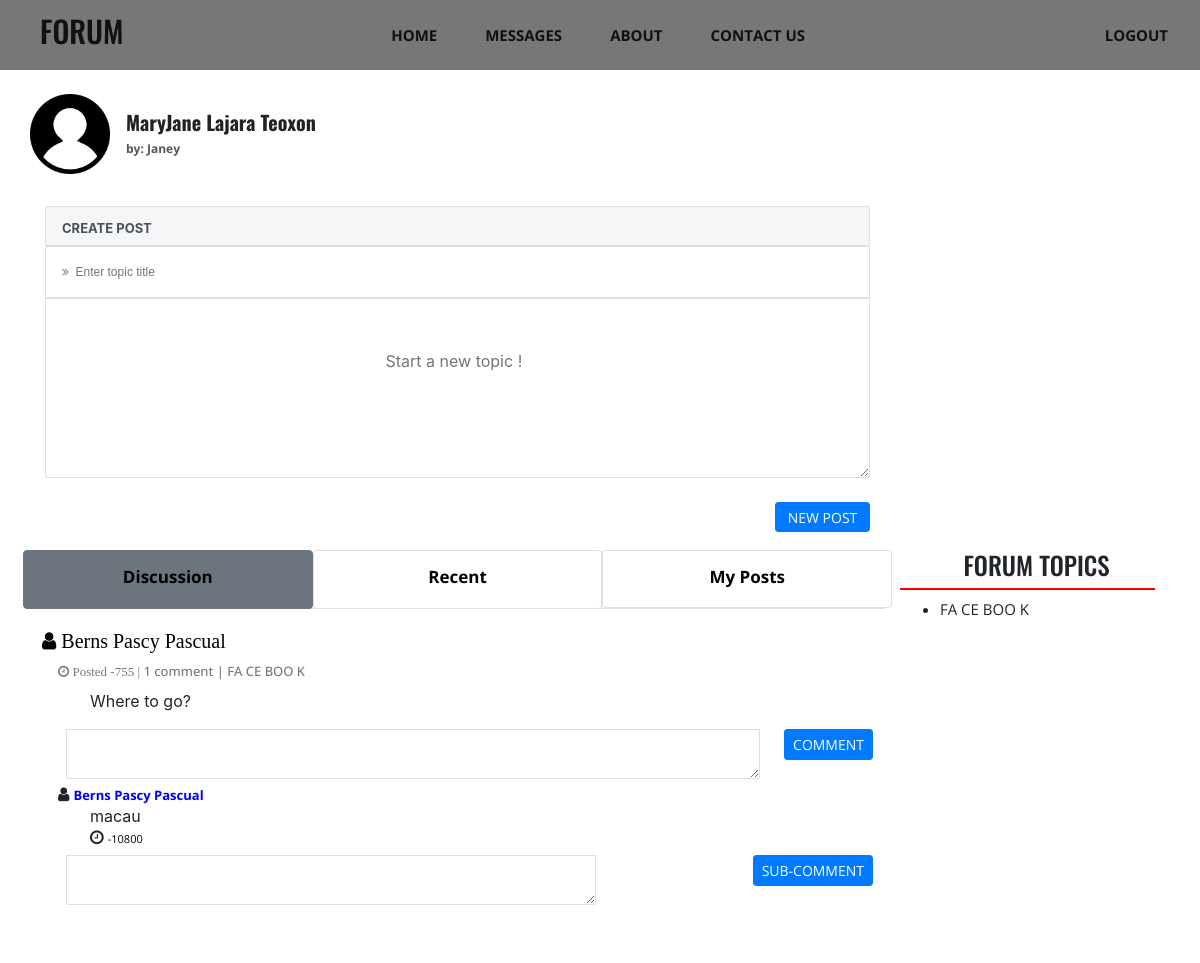
Screenshot of /index.php (signed in) with the database file from the repository.
### tables this page shows
CREATE TABLE `user_info` (
  `id` int(11) NOT NULL,
  `username` varchar(25) NOT NULL,
  `password` varchar(255) NOT NULL,
  `first_name` varchar(255) NOT NULL,
  `middle_name` varchar(255) NOT NULL,
  `last_name` varchar(255) NOT NULL
);

CREATE TABLE `topic` (
  `id` int(11) NOT NULL,
  `user` int(11) NOT NULL,
  `topic` text NOT NULL,
  `topic_desc` text NOT NULL,
  `date` timestamp NOT NULL DEFAULT CURRENT_TIMESTAMP
);

CREATE TABLE `comment` (
  `id` int(11) NOT NULL,
  `user` int(11) NOT NULL,
  `topic_id` int(11) NOT NULL,
  `comment_msg` longtext NOT NULL,
  `date` timestamp NOT NULL DEFAULT CURRENT_TIMESTAMP
);

### config/function.php (called while the page is built, shortened)
<?php
include "database_connect.php";
class DataOperation extends User {
    public function get_fullname($uid){
    	$sql = "SELECT *from user_info WHERE id = '$uid' ";
    	 $array = array();
    	$result = mysqli_query($this->con,$sql);
    	while($row = mysqli_fetch_assoc($result)){
	 	$array[] = $row;
	 	}
	 	return $array;
    }
	 public function fetch_data(){
	 $sql = "SELECT t.id,t.topic,t.topic_desc,t.date,u.first_name,u.middle_name,u.last_name,
	 		 u.id as uid
	 		 FROM topic t
	 		 LEFT JOIN user_info u on u.id = t.user
	 		 ORDER BY t.date DESC";
	 $array = array();
	 $query = mysqli_query($this->con,$sql);
	 while($row = mysqli_fetch_assoc($query)){
	 	$array[] = $row;
	 }
	 return $array;
	}
	 public function fetch_comments($tid){
	 $sql = "SELECT * FROM comment c
	 		 LEFT JOIN user_info u on u.id = c.user
	 		 WHERE topic_id = '$tid'
	 		 ORDER BY c.date DESC";
	 $array = array();
	 $query = mysqli_query($this->con,$sql);
	 while($row = mysqli_fetch_assoc($query)){
	 	$array[] = $row;
	 }
	 return $array;
	}
	public function count_replies($tid){
	 $sql = "SELECT COUNT(comment.id) as comments FROM `comment` WHERE topic_id = '$tid'";
	 $array = array();
	 $query = mysqli_query($this->con,$sql);
	 while($row = mysqli_fetch_assoc($query)){
	 	$array[] = $row;
	 }
	 return $array;
	}
}
$obj = new DataOperation;
?>

### config/database_connect.php (called while the page is built, shortened)
<?php
class User {
	public function __construct(){
		$this->con = mysqli_connect("localhost","admin","root","forum");
	}
}
?>

### index.php (the view, shortened to what this page needs)
<?php
include_once 'config/function.php';
?>
<!DOCTYPE html>
<html>
<head>
	<link rel="stylesheet" type="text/css" href="assets/css/style.css">
	<link rel="stylesheet" href="assets/bootstrap/bootstrap/dist/css/bootstrap.min.css">
	<link rel="stylesheet" href="https://cdnjs.cloudflare.com/ajax/libs/font-awesome/4.7.0/css/font-awesome.min.css">
</head>
<body>
<?php  include "header.php";?>
<section id="create_topic" class="mt-4">
<div class="container">
<div class="row">
	<div class="col-md-9">
	<div class="row">
		<div class="col-md-9">
		<div class="row">
			<img src="assets/images/profile.png" class="prof_img">
			<div class="pt-3">
				<h6 class="prof_title pl-3 ">
					<?php
						$myrow = $obj->get_fullname($uid);
						foreach($myrow as $row):
						echo
						ucfirst($row['first_name'])." ".
						ucfirst($row['middle_name'])." ".
						ucfirst($row['last_name']);
						endforeach;
					?>
				</h6>
				<h6 class="prof_user pl-3 ">by:
					<?php
						$myrow = $obj->get_fullname($uid);
						foreach($myrow as $row):
						echo
						ucfirst($row['username']);
						endforeach;
					?>
				</h6>
			</div>
		</div>
		</div>
		<div class="col-md-12 mt-2">
		<br>
		<form action="" method="POST" runat="server">
			<div class="row m-0 p-0">
				<div id="topic" class="pt-2 px-3">
					<span id="create_post">CREATE POST</span>
				</div>
				<input type="text" name="topic" id="" class="topic_title w-100 p-3" placeholder="&#xf101;  Enter topic title ">
				<textarea type="text" name="topicdesc" placeholder="Start a new topic !	" id="topic_create"></textarea>
			</div>
			<br>
				<button class="btn btn-primary btn-sm float-right px-2 post_button" type="submit" name="post_topic">NEW POST</button><br><br>
		</form>
		</div>
	</div>
	</div>
	<div class="col-md-9">
	<div class="row">
		<div class="col-lg-12 p-0">
			<div class="row">
			<div class="list-group d-flex flex-row row-hl col-lg-12 px-2" id="th_disc" role="tablist">
			    <a class="list-group-item list-group-item-action active btn-outline-secondary btn text-center" data-toggle="list" href="#feed" role="tab">
			        <h3 class="pop-title pt-1">Discussion</h3>
			    </a>
			    <a class="list-group-item list-group-item-action btn-outline-secondary btn text-center" data-toggle="list" href="#recent" role="tab">
			       	<h3 class="pop-title pt-1">Recent</h3>
			    </a>
			    <a class="list-group-item list-group-item-action btn-outline-secondary btn text-center" data-toggle="list" href="#recent" role="tab">
			       	<h3 class="pop-title pt-1">My Posts</h3>
			    </a>
			</div>
			</div>
		</div>
    	<div id="myTabContent" class="col-md-12 p-0 tab-content">
    	<div class="tab-pane active in" id="feed">
    	<table class="table table-hover">
		<tr>
			<td>
			<?php
			$myrow = $obj->fetch_data();
			foreach($myrow as $row):
				$dates = $row['date'];
				$date  = date_create($dates);
				$oldTime =  date_format($date,"y-m-d h:i:s");
				$newTime = date("y-m-d h:i:s");
				$tid = $row['id'];
				$desc = $row['topic_desc'];
				$title = $row['topic'];
				$timeCalc = strtotime($newTime)-strtotime($oldTime);
			?>
				<h4 class=" pt-2 td_disc">
				<i class="fa fa-user">
				<span class="neym">
					<?php
							echo
							ucwords($row['first_name'])." ".
							ucfirst($row['middle_name'])." ".
							ucfirst($row['last_name']);
					?>
				</span>
				</i>
				</h4>
				<h6 class="pl-3 pt-0 td_user">
					<span class="date">
						<i class="fa fa-clock-o">
						<?php echo " Posted ". $timeCalc. "  |";?>
						</i>
					</span>
					<?php
						$myrow = $obj->count_replies($tid);
						foreach($myrow as $row):
						$replies = $row['comments'];
						endforeach;
					?>
					<span class="date">
						<?php
						if($replies <= 1){
							echo $replies." comment  |";
						}
						else {
							echo $replies." comments  |";
						}
						?>
					</span>
					<span class="date">
						<?php echo strtoupper($title);?>
					</span>
				</h6>
				<p class="pl-5"><?php echo $desc;?></p>
				<form action="" method="POST" runat="server">
				<h6 class="td_repl pl-3 td_user">
					<button class="btn btn-primary btn-sm ml-5 float-right" type="submit" name="post_comment">COMMENT</button>
				</h6>
				<div class="row">
				<div class="col-md-12 p-0">
					<textarea id="comment_section" class="ml-4" name="commentdesc"></textarea>
				</div>
				</div>
				</form>
				<?php
					$myrow = $obj->fetch_comments($tid);
					foreach($myrow as $row):
				$datess = $row['date'];
				$dates  = date_create($datess);
				$oldTimes =  date_format($dates,"y-m-d h:i:s");
				$newTimes = date("y-m-d h:i:s");
				$timeCalcs = strtotime($newTimes)-strtotime($oldTimes);
				?>
				<div id="comments p-5	">
				<h6 class="pl-3 pt-0 mb-0 td_user">
					<i class="fa fa-user">
					<span class="neym">
						<?php
							echo
							ucwords($row['first_name'])." ".
							ucfirst($row['middle_name'])." ".
							ucfirst($row['last_name']);
						?>
					</span>
					</i>
				</h6>
				<p class="pl-5 mb-0 pt-0"><?php echo $row['comment_msg'];?></p>
				<h6 class="pl-5 pt-0 td_comments">
					<i class="fa fa-clock-o">
						<span class="date">
							<?php echo $timeCalcs;?>
						</span>
					</i>
				</h6>
				</div>
				<?php endforeach; ?>
				<form action="" method="POST" runat="server">
				<h6 class="td_repl pl-3 td_user">
					<button class="btn btn-primary btn-sm ml-5 float-right" type="submit" name="post_subcomment">SUB-COMMENT</button>
				</h6>
				<div class="row">
				<div class="col-md-12 p-0">
					<textarea id="subcomment_section" class="ml-4" name="commentdesc"></textarea>
				</div>
				</div>
				</form>
				<br>
				<?php endforeach; ?>
				</td>
		</tr>
		</table>
		</div>
		</div>
<br><br>
	</div>
	</div>
	<div class="col-md-3">
	<h6 id="f_topic" class="pb-2">&nbsp;&nbsp;&nbsp;FORUM TOPICS</h6>
		<ul>
		<?php
			$myrow = $obj->fetch_data("topic");
			 foreach($myrow as $row):
		?>
			<li><?php echo strtoupper($row['topic']);?></li>
		<?php endforeach; ?>
		</ul>
	</div>
</div>
</div>
</section>
</body>
</html>

### header.php (shortened to what this page needs)
<?php
include_once 'config/function.php';
$uid = $_SESSION['id'];
?>
<!DOCTYPE html>
<html>
<head>
	<link rel="stylesheet" type="text/css" href="assets/css/style.css">
	<link rel="stylesheet" href="assets/bootstrap/bootstrap/dist/css/bootstrap.min.css">
</head>
<body>
<div class="header sticky-top" id="header">
<div class="top-meta-data d-flex align-items-center justify-content-end">
<nav class="navbar navbar-light navbar-expand-md justify-content-between align-items-center w-100 text-uppercase">
<a href="index.php" class="navbar-brand">
	<h4 class="pl-4">Forum</h4>
</a>
	<div class="collapse navbar-collapse" id="navCollapse">
	<ul class="navbar-nav mx-auto text-center">
		<li class="nav-item px-3">
			<a href="index.php" class="nav-link" id="nav-linkz">Home</a>
		</li>
		<li class="nav-item px-3">
			<a href="chat.php" class="nav-link" id="nav-linkz">Messages</a>
		</li>
		<li class="nav-item px-3">
			<a href="about_author.html" class="nav-link" id="nav-linkz">About</a>
		</li>
		<li class="nav-item px-3">
			<a href="contact_us.html" class="nav-link" id="nav-linkz">Contact Us</a>
		</li>
	</ul>
	<?php if(!$uid) { ?>
	<form class="form-inline my-0 my-lg-0">
	    <button class="btn btn-secondary my-2 my-sm-0" type="button" data-toggle="modal" data-target="#loginModal" data-backdrop="static" data-keyboard="false">Login
	    </button>
  	</form>
	<?php } else { ?>
<h6 class="mt-2 nav-link" id="nav-linkz">
<!-- 	<?php
		$myrow = $obj->get_fullname($uid);
	?> -->
</h6>
	<form class="form-inline float-right">
		<a class="nav-link" id="nav-linkz" href="index.php?logout=logout">LOGOUT</a>
  	</form>
  <?php } ?>
	</div>
</nav>
</div>
</div>
</body>
</html>

### assets/css/style.css (style rules this page uses)
#create_topic { height: 100%; width: 100%; }
.prof_img { width: 80px; height: 80px; }
.prof_title { font-size: 20px; font-family: 'Oswald', sans-serif; color: #222; font-weight: bold; }
.prof_user { font-size: 12px; font-family: 'Open Sans', sans-serif; color: #555; font-weight: bold; }
#topic_create { background: #fff; border-bottom: 1px solid #dddfe2; border-top: 1px solid #dddfe2; border-left: 1px solid #dddfe2; border-right: 1px solid #dddfe2; border-radius: 0 0 2px 2px; height: 180px; width: 100%; text-align: center; padding: 50px; word-wrap: break-word; }
#topic { height: 40px; width: 100%; background-color: #f5f6f7; border-bottom: 1px solid #dddfe2; border-top: 1px solid #dddfe2; border-left: 1px solid #dddfe2; border-right: 1px solid #dddfe2; border-radius: 2px 2px 0 0; font-weight: bold; }
#create_post { display: inline-block; font-size: 13px; font-weight: 600; line-height: 14px; color: #4b4f56; font-weight: bold; }
.topic_title { width: 100%; border-bottom: 1px solid #dddfe2; border-top: 1px solid #dddfe2; border-left: 1px solid #dddfe2; border-right: 1px solid #dddfe2; border-radius: 2px 2px 0 0; font-size: 12px; font-family: Arial, FontAwesome; }
.post_button { font-size: 10px; width: 95px; height: 30px; font-family: 'Open Sans', sans-serif; }
.header { width: 100%; background-color:#777; }
.navbar-brand h4 { position: relative; font-family: 'Oswald', sans-serif; font-size: 30px; color: #111; }
.navbar-light .navbar-nav .nav-link { color: #111; font-size:15px; font-weight: bold; font-family: 'Open Sans', sans-serif; }
#nav-linkz { color: #111; font-size:15px; font-family: 'Open Sans', sans-serif; font-weight: bold; }
#f_topic { border-bottom: 2px solid red; font-family: 'Oswald', sans-serif; text-align: center; font-size: 25px; }
ul li { font-family: 'Open Sans', sans-serif; font-size: 15px; }
.td_disc { font-family: 'PT Sans', sans-serif; font-size: 20px; color: black; font-weight: bold; }
.btn-outline-secondary h3 { font-family: 'Open Sans', sans-serif; font-size: 17px; color: black; font-weight: bold; }
.td_user .neym { font-family: 'Open Sans', sans-serif; font-size: 13px; font-weight: bold; color: blue; }
.td_user .date { font-family: 'Open Sans', sans-serif; font-size: 13px; color: #777; }
.td_repl { font-family: 'Open Sans', sans-serif; font-size: 14px; font-weight: bold; }
#comment_section { background: #fff; border-bottom: 1px solid #dddfe2; border-top: 1px solid #dddfe2; border-left: 1px solid #dddfe2; border-right: 1px solid #dddfe2; border-radius: 0 0 2px 2px; height: 50px; width: 100%; text-align: center; overflow-y: scroll; word-wrap: break-word; }
#subcomment_section { background: #fff; border-bottom: 1px solid #dddfe2; border-top: 1px solid #dddfe2; border-left: 1px solid #dddfe2; border-right: 1px solid #dddfe2; border-radius: 0 0 2px 2px; height: 50px; width: 80%; margin-left: 50px; text-align: center; overflow-y: scroll; word-wrap: break-word; }
.td_comments .date { font-family: 'Open Sans', sans-serif; font-size: 11px; color: black; }

### rows the page displays
user_info: first_name "MaryJane", middle_name "Lajara", last_name "Teoxon", username "Janey"
topic: user.first_name "Berns", user.middle_name "Pascy", user.last_name "Pascual", date "-755", replies "1", topic "FA CE BOO K", topic_desc "Where to go?"
comment: user.first_name "Berns", user.middle_name "Pascy", user.last_name "Pascual", comment_msg "macau", date "-10800"
